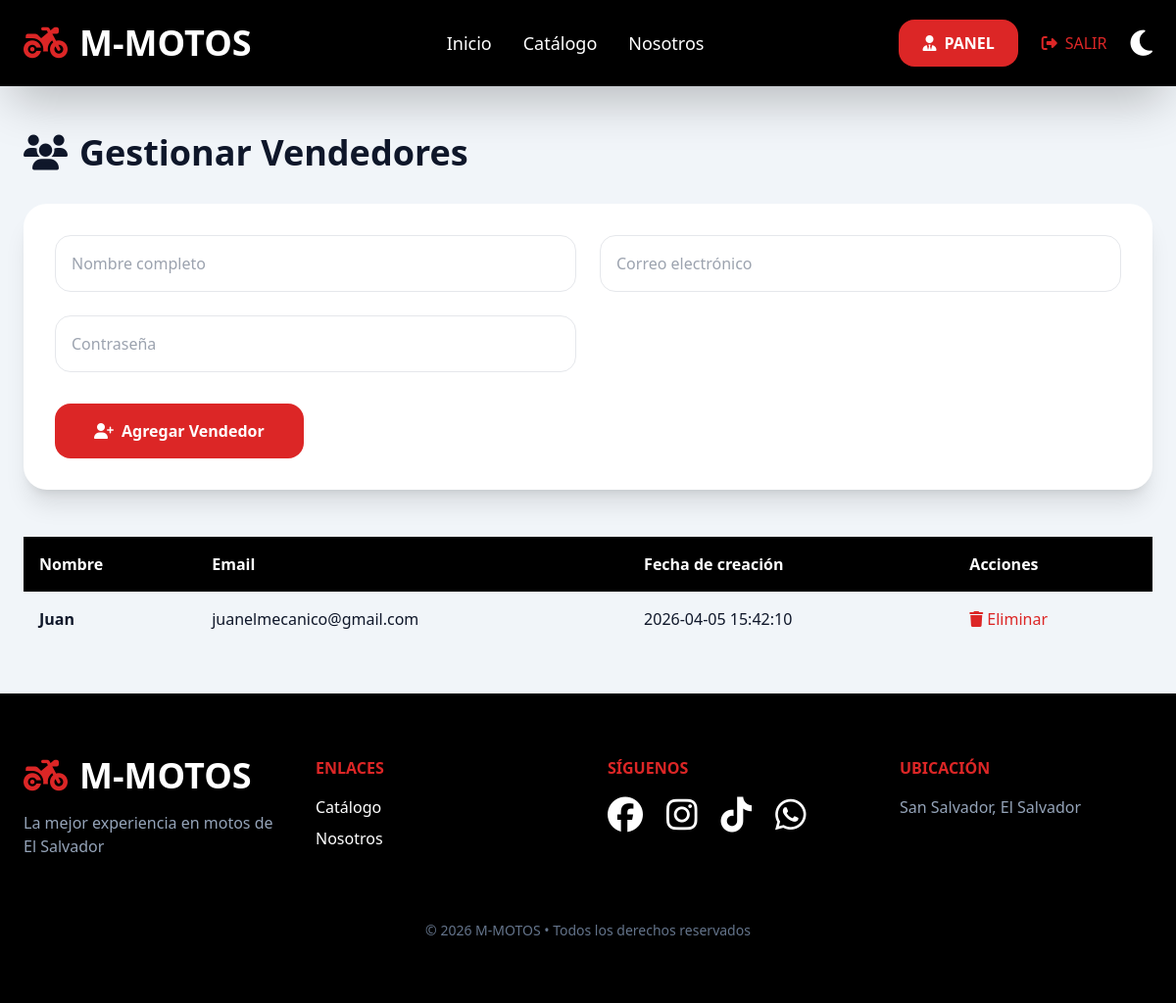
The page /mmotos/admin/usuarios.php (signed in) on the database its author committed.
### tables this page shows
CREATE TABLE `usuarios` (
  `id` int(11) NOT NULL,
  `nombre` varchar(100) NOT NULL,
  `email` varchar(100) NOT NULL,
  `password` varchar(255) NOT NULL,
  `rol` enum('vendedor','maestro') DEFAULT 'vendedor',
  `creado_en` timestamp NOT NULL DEFAULT current_timestamp()
);

### mmotos/admin/usuarios.php (the view, shortened to what this page needs)
<?php
require_once '../includes/header.php';
require '../includes/db.php';
?>
<div class="max-w-7xl mx-auto px-6 py-12">
    <h1 class="text-4xl font-black mb-8 flex items-center gap-3">
        <i class="fa-solid fa-users"></i> Gestionar Vendedores
    </h1>
    <form method="POST" class="bg-white dark:bg-slate-900 p-8 rounded-3xl shadow-xl mb-12">
        <div class="grid grid-cols-1 md:grid-cols-2 gap-6">
            <input type="text" name="nombre" placeholder="Nombre completo" required class="border rounded-2xl p-4">
            <input type="email" name="email" placeholder="Correo electrónico" required class="border rounded-2xl p-4">
            <input type="password" name="password" placeholder="Contraseña" required class="border rounded-2xl p-4">
        </div>
        <button type="submit" name="agregar" class="mt-8 bg-red-600 hover:bg-red-700 text-white px-10 py-4 rounded-2xl font-bold flex items-center gap-2">
            <i class="fa-solid fa-user-plus"></i> Agregar Vendedor
        </button>
    </form>
    <table class="w-full text-left">
        <thead>
            <tr class="bg-black text-white">
                <th class="p-4">Nombre</th>
                <th class="p-4">Email</th>
                <th class="p-4">Fecha de creación</th>
                <th class="p-4">Acciones</th>
            </tr>
        </thead>
        <tbody class="divide-y dark:divide-slate-700">
        <?php
        $stmt = $pdo->query("SELECT * FROM usuarios WHERE rol = 'vendedor' ORDER BY id DESC");
        while ($v = $stmt->fetch()) {
            echo "
            <tr class='hover:bg-slate-100 dark:hover:bg-slate-800'>
                <td class='p-4 font-semibold'>{$v['nombre']}</td>
                <td class='p-4'>{$v['email']}</td>
                <td class='p-4'>{$v['creado_en']}</td>
                <td class='p-4'>
                    <a href='?eliminar={$v['id']}' onclick=\"return confirm('¿Eliminar este vendedor?')\"
                       class='text-red-600 hover:underline flex items-center gap-1'>
                        <i class='fa-solid fa-trash'></i> Eliminar
                    </a>
                </td>
            </tr>";
        }
        ?>
        </tbody>
    </table>
</div>
<?php require_once '../includes/footer.php'; ?>

### rows shown on the page
usuarios: nombre "Juan", email "juanelmecanico@gmail.com", creado_en "2026-04-05 15:42:10"
